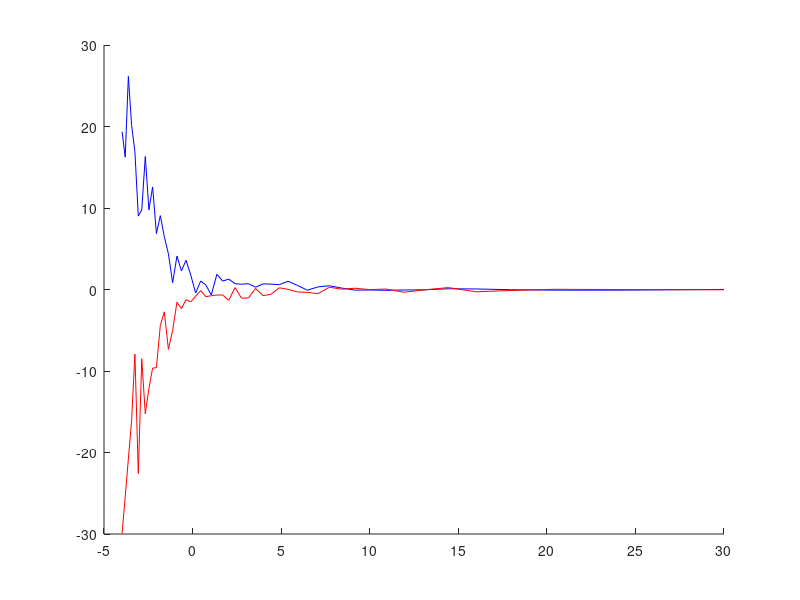
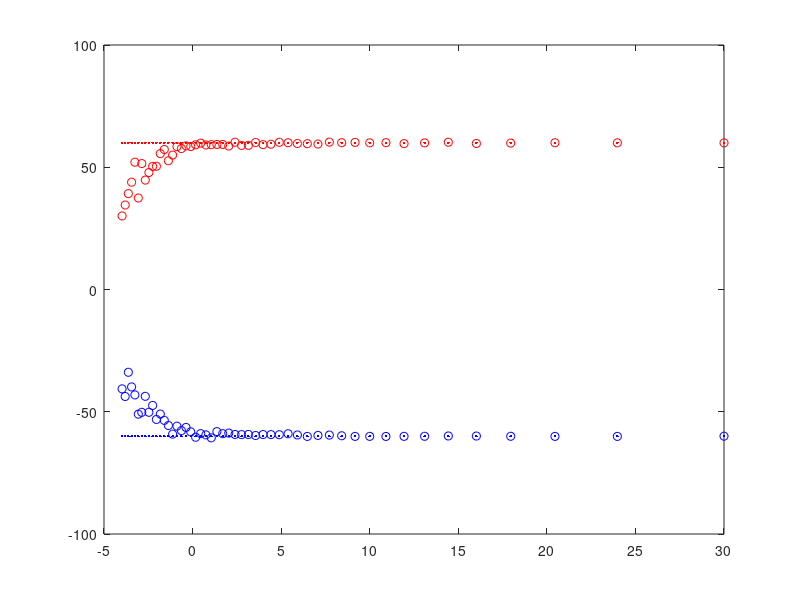
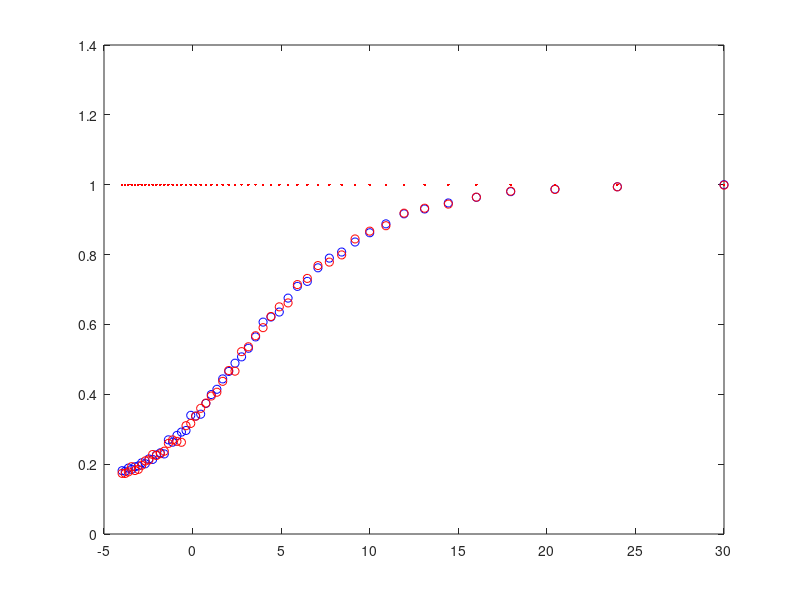

Recreate these plots in MATLAB, in order.
%% Afric_Sim_test_Cumulant
clc;clear all;
%% Initializations
g_weight = 1; %ground weighting factor
v_weight = 1;   %veg weighting factor
n_weight = 1*10^(-3/2);% Added Noise to the System

Pol_ground = [1;1;0];  Pol_Cum_ground = [1;0;0]; %ground
Pol_vegitation = [1;0;1]; Pol_Cum_vegitation = [0;1;0]; %vegitation

ground_offset = pi/3; % ground interferomitry offset
vegitation_offset = -pi/3;    % veg interferomitry offset

avg_loop_size = 100;
Window = 100;    %size of Ensamble Average Window
Noise_samples = 50;

est_ground_angle=zeros(Noise_samples,1); est_vegitation_angle=zeros(Noise_samples,1);
g_mag = zeros(Noise_samples,1); v_mag = zeros(Noise_samples,1);
%% Matrix Calculations
% Implimenting a window. Esprit and SR techniques
for Averaged_sample = 1:Noise_samples;
    Noise = Averaged_sample*n_weight;
    for unusedVariable = 1:avg_loop_size
        
        g =  Pol_ground*(sqrt(-2*log(1-rand(1,Window))).*exp(1i*2*pi*rand(1,Window)));
        v =  Pol_vegitation*(sqrt(-2*log(1-rand(1,Window))).*exp(1i*2*pi*rand(1,Window)));
        
        signal_1 = g_weight*g + v_weight*v;
        signal_2 = g_weight*exp(1i*ground_offset)*g + v_weight*exp(1i*vegitation_offset)*v;
        
        AddedNoise_1 = Noise*sqrt(-2*log(1-rand(3,Window))).*exp(1i*2*pi*rand(3,Window));
        AddedNoise_2 = Noise*sqrt(-2*log(1-rand(3,Window))).*exp(1i*2*pi*rand(3,Window));

        signal_1_Noise = signal_1 + AddedNoise_1;
        signal_2_Noise = signal_2 + AddedNoise_2;
        
        S1 = [signal_1_Noise(1,:).*signal_1_Noise(2,:)
            signal_1_Noise(1,:).*signal_1_Noise(3,:)
            signal_1_Noise(2,:).*signal_1_Noise(3,:)];
        
        S2 = [signal_2_Noise(1,:).*signal_2_Noise(2,:)
            signal_2_Noise(1,:).*signal_2_Noise(3,:)
            signal_2_Noise(2,:).*signal_2_Noise(3,:)];
        
        R1 = S1*S1';
        R2 = S1*S2';
        A =  pinv(R1)*R2;        
        [u,uv] = eig(A);
        
        sg = abs(Pol_Cum_ground'*u);
        [~,kk] = sort(sg,'descend');
        est_ground_angle(Averaged_sample) = est_ground_angle(Averaged_sample) + 0.5*angle(uv(kk(1),kk(1)))/avg_loop_size;
        g_mag(Averaged_sample) = g_mag(Averaged_sample) + abs(uv(kk(1),kk(1)))/avg_loop_size;
        
        sv = abs(Pol_Cum_vegitation'*u);
        [~,kk] = sort(sv,'descend');
        est_vegitation_angle(Averaged_sample) = est_vegitation_angle(Averaged_sample) + 0.5*angle(uv(kk(1),kk(1)))/avg_loop_size;
        v_mag(Averaged_sample) = v_mag(Averaged_sample) + abs(uv(kk(1),kk(1)))/avg_loop_size;
        
    end
end
temp = 1:Noise_samples;
n_snr = 10*log10(1./(temp*n_weight).^2)';
%% Ploting Results
g_error = est_ground_angle*180/pi - -1*ones(Noise_samples,1)*ground_offset*180/pi;
v_error = est_vegitation_angle*180/pi - -1*ones(Noise_samples,1)*vegitation_offset*180/pi;
figure(4)
hold on;
plot(n_snr,g_error,'b')
plot(n_snr,v_error,'r')
hold off;

figure(5);title('Ground and Vegitation angle in degrees');
plot(n_snr,est_ground_angle*180/pi,'bo'); %Estimated ground angle
hold on;
plot(n_snr,-1*ones(Noise_samples,1)*ground_offset*180/pi,'b.'); %actual Ground Phase
plot(n_snr,est_vegitation_angle*180/pi,'ro'); %Estimated Vegitation angle
plot(n_snr,-1*ones(Noise_samples,1)*vegitation_offset*180/pi,'r.'); %actual Vegitation phase
hold off;

figure(6);title('Ground and Vegitation angle in degrees');
plot(n_snr,g_mag,'bo'); %Estimated ground angle
hold on;
plot(n_snr,ones(Noise_samples,1)*g_weight,'b.'); %actual Ground Phase
plot(n_snr,v_mag,'ro'); %Estimated Vegitation angle
plot(n_snr,ones(Noise_samples,1)*v_weight,'r.'); %actual Vegitation phase
hold off;
